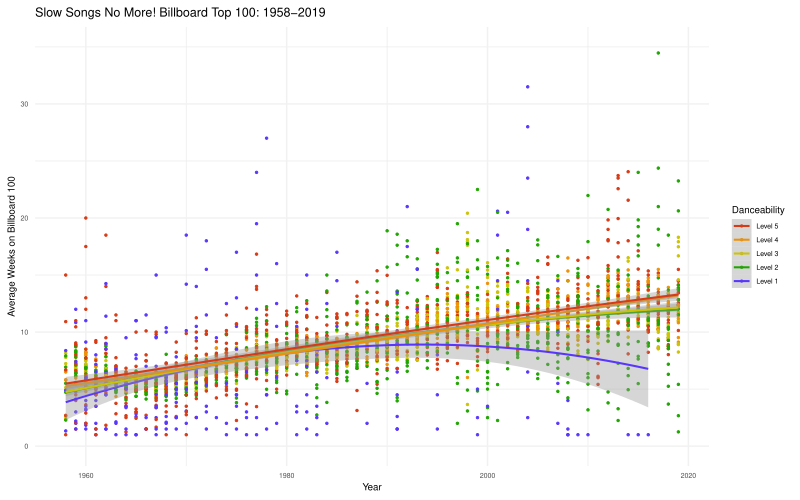

Here is the R script that generated this plot:
## Data Visualization (GOVT16-QSS17) Fall 2022
## Final Exam - 4) Songs
##
## Name: Carter Kruse
## Date: November 20th, 2022

library(ggplot2)
library(tidyverse)
library(devtools)

library(dplyr)
library(lubridate)

billboard <- read_csv("/Users/carterkruse/Data Viz Final/data/billboard_dat/hot_stuff.csv")
glimpse(billboard)

spotify <- read_csv("/Users/carterkruse/Data Viz Final/data/billboard_dat/hot100_audio_features.csv")
glimpse(spotify)

data_1 <- billboard %>%
  select(WeekID, SongID, `Weeks on Chart`)

data_2 <- spotify %>%
  select(SongID, danceability) %>%
  drop_na()

full_df <- left_join(data_1, data_2, by = "SongID") %>%
  drop_na()

complete_df <- full_df %>%
  mutate(Danceability = case_when(
    danceability < 0.2 ~ "Level 1",
    danceability < 0.4 & danceability >= 0.2 ~ "Level 2",
    danceability < 0.6 & danceability >= 0.4 ~ "Level 3",
    danceability < 0.8 & danceability >= 0.6 ~ "Level 4",
    danceability >= 0.8 ~ "Level 5",
    TRUE ~ "")) %>%
  select(WeekID, SongID, `Weeks on Chart`, Danceability) %>%
  distinct(WeekID, SongID, `Weeks on Chart`, Danceability)

complete_df

plot_df <- complete_df %>%
  group_by(WeekID, Danceability) %>%
  mutate(Average_Weeks_On_Chart = mean(`Weeks on Chart`, na.rm = TRUE)) %>%
  distinct(WeekID, Danceability, Average_Weeks_On_Chart)

plot_df

intermediate_plot_df <- plot_df %>%
  mutate(Year = year(mdy(WeekID)), Month = month(mdy(WeekID))) %>%
  select(WeekID, Year, Month, Average_Weeks_On_Chart, Danceability)

intermediate_plot_df

final_plot_df <- intermediate_plot_df %>%
  group_by(Year, Month, Danceability) %>% # No WeekID
  mutate(Average_Weeks = mean(Average_Weeks_On_Chart, na.rm = TRUE)) %>%
  distinct(Year, Month, Danceability, Average_Weeks)

final_plot_df

base_plot <- final_plot_df %>%
  ggplot(aes(x = Year, y = Average_Weeks, color = Danceability)) +
  geom_point(size = 0.5) +
  geom_smooth(size = 0.7, span = 6, alpha = 0.4) +
  scale_color_manual(values = c("#5936FE", "#1FA500", "#CCC307", "#ED9107", "#D73A14"),
                     labels = c("Level 1", "Level 2", "Level 3", "Level 4", "Level 5"),
                     guide = guide_legend(reverse = TRUE)) +
  ylim(c(0, 35))

base_plot

theme_plot <- base_plot +
  labs(title = "Slow Songs No More! Billboard Top 100: 1958-2019",
       x = "Year", y = "Average Weeks on Billboard 100",
       color = "Danceability") +
  theme_minimal() +
  theme(panel.background = element_rect(fill = "#FFFFFF", color = "#FFFFFF"),
        plot.background = element_rect(fill = "#FFFFFF", color = "#FFFFFF"),
        panel.grid.major = element_line(color = "#F1F1F1"),
        title = element_text(color = "#000000", size = 7.5),
        axis.title = element_text(color = "#000000", size = 6.5),
        axis.text.x = element_text(size = 5, vjust = 1),
        axis.text.y = element_text(size = 5, hjust = 1),
        legend.title = element_text(color = "#000000", size = 7),
        legend.text = element_text(color = "#000000", size = 5),
        legend.key.height = unit(3.5, "mm"),
        legend.key.width = unit(5, "mm"))
    
theme_plot

ggsave(filename = "songs.png", plot = theme_plot, width = 8, height = 5, scale = 1, units = "in")
ggsave(filename = "songs.pdf", plot = theme_plot, width = 8, height = 5, scale = 1, units = "in")
